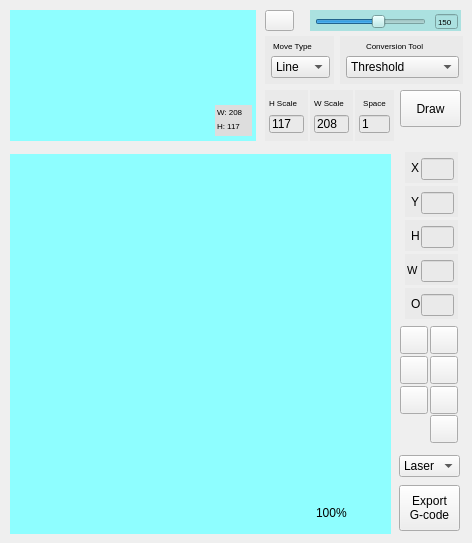
    <widget class="QWidget" name="tDrawing">
     <attribute name="title">
      <string>Drawing</string>
     </attribute>
     <widget class="QLabel" name="lbImageForDrawing">
      <property name="geometry">
       <rect>
        <x>10</x>
        <y>10</y>
        <width>246</width>
        <height>131</height>
       </rect>
      </property>
      <property name="styleSheet">
       <string notr="true">background-color: rgb(142, 254, 255);</string>
      </property>
      <property name="text">
       <string/>
      </property>
     </widget>
     <widget class="DrawingWidget" name="lbDrawingArea">
      <property name="geometry">
       <rect>
        <x>10</x>
        <y>154</y>
        <width>381</width>
        <height>380</height>
       </rect>
      </property>
      <property name="styleSheet">
       <string notr="true">background-color: rgb(142, 254, 255);</string>
      </property>
      <property name="text">
       <string/>
      </property>
      <property name="scaledContents">
       <bool>true</bool>
      </property>
     </widget>
     <widget class="QWidget" name="widget_2" native="true">
      <property name="geometry">
       <rect>
        <x>310</x>
        <y>10</y>
        <width>151</width>
        <height>21</height>
       </rect>
      </property>
      <property name="styleSheet">
       <string notr="true">background-color: rgb(171, 225, 224);</string>
      </property>
      <widget class="QLineEdit" name="leDrawingThreshold">
       <property name="geometry">
        <rect>
         <x>125</x>
         <y>4</y>
         <width>23</width>
         <height>15</height>
        </rect>
       </property>
       <property name="font">
        <font>
         <pointsize>6</pointsize>
        </font>
       </property>
       <property name="text">
        <string>150</string>
       </property>
      </widget>
      <widget class="QSlider" name="hsDrawingThreshold">
       <property name="geometry">
        <rect>
         <x>5</x>
         <y>4</y>
         <width>111</width>
         <height>16</height>
        </rect>
       </property>
       <property name="maximum">
        <number>255</number>
       </property>
       <property name="singleStep">
        <number>1</number>
       </property>
       <property name="value">
        <number>150</number>
       </property>
       <property name="orientation">
        <enum>Qt::Horizontal</enum>
       </property>
      </widget>
     </widget>
     <widget class="QWidget" name="widget_3" native="true">
      <property name="geometry">
       <rect>
        <x>215</x>
        <y>105</y>
        <width>37</width>
        <height>31</height>
       </rect>
      </property>
      <property name="styleSheet">
       <string notr="true">background-color: rgb(221, 221, 221);</string>
      </property>
      <widget class="QLabel" name="lbImageWidth">
       <property name="geometry">
        <rect>
         <x>2</x>
         <y>0</y>
         <width>39</width>
         <height>14</height>
        </rect>
       </property>
       <property name="font">
        <font>
         <pointsize>6</pointsize>
        </font>
       </property>
       <property name="styleSheet">
        <string notr="true"/>
       </property>
       <property name="text">
        <string>W: 208</string>
       </property>
      </widget>
      <widget class="QLabel" name="lbImageHeight">
       <property name="geometry">
        <rect>
         <x>2</x>
         <y>14</y>
         <width>35</width>
         <height>14</height>
        </rect>
       </property>
       <property name="font">
        <font>
         <pointsize>6</pointsize>
        </font>
       </property>
       <property name="styleSheet">
        <string notr="true"/>
       </property>
       <property name="text">
        <string>H: 117</string>
       </property>
      </widget>
     </widget>
     <widget class="QWidget" name="widget_4" native="true">
      <property name="geometry">
       <rect>
        <x>265</x>
        <y>90</y>
        <width>43</width>
        <height>51</height>
       </rect>
      </property>
      <property name="styleSheet">
       <string notr="true">background-color: rgb(234, 234, 234);</string>
      </property>
      <widget class="QLabel" name="label_18">
       <property name="geometry">
        <rect>
         <x>4</x>
         <y>5</y>
         <width>37</width>
         <height>16</height>
        </rect>
       </property>
       <property name="font">
        <font>
         <pointsize>6</pointsize>
        </font>
       </property>
       <property name="text">
        <string>H Scale</string>
       </property>
      </widget>
      <widget class="QLineEdit" name="leHeightScale">
       <property name="geometry">
        <rect>
         <x>4</x>
         <y>25</y>
         <width>35</width>
         <height>18</height>
        </rect>
       </property>
       <property name="text">
        <string>117</string>
       </property>
      </widget>
     </widget>
     <widget class="QWidget" name="widget_5" native="true">
      <property name="geometry">
       <rect>
        <x>310</x>
        <y>90</y>
        <width>43</width>
        <height>51</height>
       </rect>
      </property>
      <property name="styleSheet">
       <string notr="true">background-color: rgb(234, 234, 234);</string>
      </property>
      <widget class="QLabel" name="label_20">
       <property name="geometry">
        <rect>
         <x>4</x>
         <y>5</y>
         <width>37</width>
         <height>16</height>
        </rect>
       </property>
       <property name="font">
        <font>
         <pointsize>6</pointsize>
        </font>
       </property>
       <property name="text">
        <string>W Scale</string>
       </property>
      </widget>
      <widget class="QLineEdit" name="leWidthScale">
       <property name="geometry">
        <rect>
         <x>4</x>
         <y>25</y>
         <width>35</width>
         <height>18</height>
        </rect>
       </property>
       <property name="text">
        <string>208</string>
       </property>
      </widget>
     </widget>
     <widget class="QWidget" name="widget_6" native="true">
      <property name="geometry">
       <rect>
        <x>355</x>
        <y>90</y>
        <width>39</width>
        <height>51</height>
       </rect>
      </property>
      <property name="styleSheet">
       <string notr="true">background-color: rgb(234, 234, 234);</string>
      </property>
      <widget class="QLabel" name="label_23">
       <property name="geometry">
        <rect>
         <x>2</x>
         <y>5</y>
         <width>35</width>
         <height>16</height>
        </rect>
       </property>
       <property name="font">
        <font>
         <pointsize>6</pointsize>
        </font>
       </property>
       <property name="text">
        <string>Space</string>
       </property>
       <property name="alignment">
        <set>Qt::AlignCenter</set>
       </property>
      </widget>
      <widget class="QLineEdit" name="leSpace">
       <property name="geometry">
        <rect>
         <x>4</x>
         <y>25</y>
         <width>31</width>
         <height>18</height>
        </rect>
       </property>
       <property name="text">
        <string>1</string>
       </property>
      </widget>
     </widget>
     <widget class="QPushButton" name="pbDrawLine">
      <property name="geometry">
       <rect>
        <x>400</x>
        <y>326</y>
        <width>28</width>
        <height>28</height>
       </rect>
      </property>
      <property name="text">
       <string/>
      </property>
      <property name="icon">
       <iconset>
        <normaloff>icon/Line_16px.png</normaloff>icon/Line_16px.png</iconset>
      </property>
     </widget>
     <widget class="QPushButton" name="pbDrawRectangle">
      <property name="geometry">
       <rect>
        <x>430</x>
        <y>326</y>
        <width>28</width>
        <height>28</height>
       </rect>
      </property>
      <property name="text">
       <string/>
      </property>
      <property name="icon">
       <iconset>
        <normaloff>icon/Rectangular_16px.png</normaloff>icon/Rectangular_16px.png</iconset>
      </property>
     </widget>
     <widget class="QPushButton" name="pbDrawArc">
      <property name="geometry">
       <rect>
        <x>400</x>
        <y>356</y>
        <width>28</width>
        <height>28</height>
       </rect>
      </property>
      <property name="text">
       <string/>
      </property>
      <property name="icon">
       <iconset>
        <normaloff>icon/Circled Notch_16px.png</normaloff>icon/Circled Notch_16px.png</iconset>
      </property>
     </widget>
     <widget class="QPushButton" name="pbDrawCircle">
      <property name="geometry">
       <rect>
        <x>430</x>
        <y>356</y>
        <width>28</width>
        <height>28</height>
       </rect>
      </property>
      <property name="text">
       <string/>
      </property>
      <property name="icon">
       <iconset>
        <normaloff>icon/Circle_16px.png</normaloff>icon/Circle_16px.png</iconset>
      </property>
     </widget>
     <widget class="QWidget" name="widget_7" native="true">
      <property name="geometry">
       <rect>
        <x>405</x>
        <y>152</y>
        <width>53</width>
        <height>31</height>
       </rect>
      </property>
      <property name="styleSheet">
       <string notr="true">background-color: rgb(234, 234, 234);</string>
      </property>
      <widget class="QLabel" name="label_19">
       <property name="geometry">
        <rect>
         <x>6</x>
         <y>8</y>
         <width>16</width>
         <height>16</height>
        </rect>
       </property>
       <property name="text">
        <string>X</string>
       </property>
      </widget>
      <widget class="QLineEdit" name="leDrawAg1">
       <property name="geometry">
        <rect>
         <x>16</x>
         <y>6</y>
         <width>33</width>
         <height>22</height>
        </rect>
       </property>
       <property name="text">
        <string/>
       </property>
      </widget>
     </widget>
     <widget class="QWidget" name="widget_8" native="true">
      <property name="geometry">
       <rect>
        <x>405</x>
        <y>186</y>
        <width>53</width>
        <height>31</height>
       </rect>
      </property>
      <property name="styleSheet">
       <string notr="true">background-color: rgb(234, 234, 234);</string>
      </property>
      <widget class="QLabel" name="label_22">
       <property name="geometry">
        <rect>
         <x>6</x>
         <y>8</y>
         <width>16</width>
         <height>16</height>
        </rect>
       </property>
       <property name="text">
        <string>Y</string>
       </property>
      </widget>
      <widget class="QLineEdit" name="leDrawAg2">
       <property name="geometry">
        <rect>
         <x>16</x>
         <y>6</y>
         <width>33</width>
         <height>22</height>
        </rect>
       </property>
      </widget>
     </widget>
     <widget class="QWidget" name="widget_9" native="true">
      <property name="geometry">
       <rect>
        <x>405</x>
        <y>220</y>
        <width>53</width>
        <height>31</height>
       </rect>
      </property>
      <property name="styleSheet">
       <string notr="true">background-color: rgb(234, 234, 234);</string>
      </property>
      <widget class="QLabel" name="label_24">
       <property name="geometry">
        <rect>
         <x>6</x>
         <y>8</y>
         <width>16</width>
         <height>16</height>
        </rect>
       </property>
       <property name="text">
        <string>H</string>
       </property>
      </widget>
      <widget class="QLineEdit" name="leDrawAg3">
       <property name="geometry">
        <rect>
         <x>16</x>
         <y>6</y>
         <width>33</width>
         <height>22</height>
        </rect>
       </property>
      </widget>
     </widget>
     <widget class="QWidget" name="widget_10" native="true">
      <property name="geometry">
       <rect>
        <x>405</x>
        <y>254</y>
        <width>53</width>
        <height>31</height>
       </rect>
      </property>
      <property name="styleSheet">
       <string notr="true">background-color: rgb(234, 234, 234);</string>
      </property>
      <widget class="QLabel" name="label_25">
       <property name="geometry">
        <rect>
         <x>2</x>
         <y>8</y>
         <width>16</width>
         <height>16</height>
        </rect>
       </property>
       <property name="font">
        <font>
         <pointsize>8</pointsize>
        </font>
       </property>
       <property name="text">
        <string>W</string>
       </property>
      </widget>
      <widget class="QLineEdit" name="leDrawAg4">
       <property name="geometry">
        <rect>
         <x>16</x>
         <y>6</y>
         <width>33</width>
         <height>22</height>
        </rect>
       </property>
      </widget>
     </widget>
     <widget class="QWidget" name="widget_11" native="true">
      <property name="geometry">
       <rect>
        <x>405</x>
        <y>288</y>
        <width>53</width>
        <height>31</height>
       </rect>
      </property>
      <property name="styleSheet">
       <string notr="true">background-color: rgb(234, 234, 234);</string>
      </property>
      <widget class="QLabel" name="label_26">
       <property name="geometry">
        <rect>
         <x>6</x>
         <y>8</y>
         <width>16</width>
         <height>16</height>
        </rect>
       </property>
       <property name="text">
        <string>O</string>
       </property>
      </widget>
      <widget class="QLineEdit" name="leDrawAg5">
       <property name="geometry">
        <rect>
         <x>16</x>
         <y>6</y>
         <width>33</width>
         <height>22</height>
        </rect>
       </property>
      </widget>
     </widget>
     <widget class="QPushButton" name="pbOpenPicture">
      <property name="geometry">
       <rect>
        <x>265</x>
        <y>10</y>
        <width>29</width>
        <height>21</height>
       </rect>
      </property>
      <property name="text">
       <string/>
      </property>
      <property name="icon">
       <iconset>
        <normaloff>icon/Full Image_16px.png</normaloff>icon/Full Image_16px.png</iconset>
      </property>
     </widget>
     <widget class="QPushButton" name="pbExportDrawingGcodes">
      <property name="geometry">
       <rect>
        <x>399</x>
        <y>485</y>
        <width>61</width>
        <height>46</height>
       </rect>
      </property>
      <property name="text">
       <string>Export
G-code</string>
      </property>
     </widget>
     <widget class="QPushButton" name="pbPainting">
      <property name="geometry">
       <rect>
        <x>400</x>
        <y>90</y>
        <width>61</width>
        <height>37</height>
       </rect>
      </property>
      <property name="text">
       <string>Draw</string>
      </property>
      <property name="icon">
       <iconset>
        <normaloff>icon/Paint_16px.png</normaloff>icon/Paint_16px.png</iconset>
      </property>
      <property name="iconSize">
       <size>
        <width>20</width>
        <height>20</height>
       </size>
      </property>
     </widget>
     <widget class="QPushButton" name="pbZoomIn">
      <property name="geometry">
       <rect>
        <x>400</x>
        <y>386</y>
        <width>28</width>
        <height>28</height>
       </rect>
      </property>
      <property name="text">
       <string/>
      </property>
      <property name="icon">
       <iconset>
        <normaloff>icon/Zoom In_16px.png</normaloff>icon/Zoom In_16px.png</iconset>
      </property>
     </widget>
     <widget class="QPushButton" name="pbZoomOut">
      <property name="geometry">
       <rect>
        <x>430</x>
        <y>386</y>
        <width>28</width>
        <height>28</height>
       </rect>
      </property>
      <property name="text">
       <string/>
      </property>
      <property name="icon">
       <iconset>
        <normaloff>icon/Zoom Out_16px.png</normaloff>icon/Zoom Out_16px.png</iconset>
      </property>
     </widget>
     <widget class="QLabel" name="label_21">
      <property name="geometry">
       <rect>
        <x>316</x>
        <y>505</y>
        <width>39</width>
        <height>16</height>
       </rect>
      </property>
      <property name="text">
       <string>100%</string>
      </property>
     </widget>
     <widget class="QPushButton" name="pbCursor">
      <property name="geometry">
       <rect>
        <x>430</x>
        <y>415</y>
        <width>28</width>
        <height>28</height>
       </rect>
      </property>
      <property name="text">
       <string/>
      </property>
      <property name="icon">
       <iconset>
        <normaloff>icon/Cursor-color_16px.png</normaloff>icon/Cursor-color_16px.png</iconset>
      </property>
     </widget>
     <widget class="QComboBox" name="cbDrawingEffector">
      <property name="geometry">
       <rect>
        <x>399</x>
        <y>455</y>
        <width>61</width>
        <height>22</height>
       </rect>
      </property>
      <item>
       <property name="text">
        <string>Laser</string>
       </property>
      </item>
      <item>
       <property name="text">
        <string>Pen</string>
       </property>
      </item>
     </widget>
     <widget class="QWidget" name="widget_12" native="true">
      <property name="geometry">
       <rect>
        <x>265</x>
        <y>36</y>
        <width>69</width>
        <height>48</height>
       </rect>
      </property>
      <property name="styleSheet">
       <string notr="true">background-color: rgb(234, 234, 234);</string>
      </property>
      <widget class="QComboBox" name="cbDrawMethod">
       <property name="geometry">
        <rect>
         <x>6</x>
         <y>20</y>
         <width>59</width>
         <height>22</height>
        </rect>
       </property>
       <item>
        <property name="text">
         <string>Line</string>
        </property>
       </item>
       <item>
        <property name="text">
         <string>Dot</string>
        </property>
       </item>
      </widget>
      <widget class="QLabel" name="label_13">
       <property name="geometry">
        <rect>
         <x>8</x>
         <y>2</y>
         <width>55</width>
         <height>16</height>
        </rect>
       </property>
       <property name="font">
        <font>
         <pointsize>6</pointsize>
        </font>
       </property>
       <property name="text">
        <string>Move Type</string>
       </property>
      </widget>
     </widget>
     <widget class="QWidget" name="widget_13" native="true">
      <property name="geometry">
       <rect>
        <x>340</x>
        <y>36</y>
        <width>123</width>
        <height>48</height>
       </rect>
      </property>
      <property name="styleSheet">
       <string notr="true">background-color: rgb(234, 234, 234);</string>
      </property>
      <widget class="QComboBox" name="cbConversionTool">
       <property name="geometry">
        <rect>
         <x>6</x>
         <y>20</y>
         <width>113</width>
         <height>22</height>
        </rect>
       </property>
       <item>
        <property name="text">
         <string>Threshold</string>
        </property>
       </item>
       <item>
        <property name="text">
         <string>Vectorize</string>
        </property>
       </item>
       <item>
        <property name="text">
         <string>Gray</string>
        </property>
       </item>
      </widget>
      <widget class="QLabel" name="label_14">
       <property name="geometry">
        <rect>
         <x>26</x>
         <y>2</y>
         <width>95</width>
         <height>16</height>
        </rect>
       </property>
       <property name="font">
        <font>
         <pointsize>6</pointsize>
        </font>
       </property>
       <property name="text">
        <string>Conversion Tool</string>
       </property>
      </widget>
     </widget>
    </widget>
